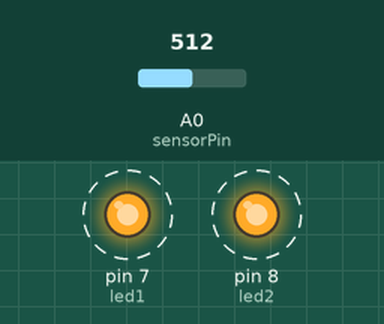
This sketch was run on a simulated Arduino Uno, built with avr-gcc and run on an emulated ATmega328P. Shown: output pins drawn as LEDs (lit = HIGH). Dashed ring = blinking. Inputs (shaded band) come from the test bench; at power-on: A0 (sensorPin) = 512. What the sketch prints to the serial monitor is not drawn.

Above: at 0.5 s.
Timing chart, 0 to 4.6 s (numbered marks = the images above):
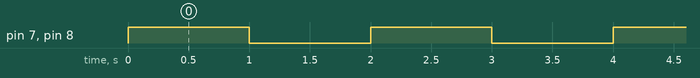

Measured:
- by itself, pin 7 (led1), pin 8 (led2): alternates HIGH for 1.0 s and LOW for 1.0 s

The sketch:

_489_Lab02.ino
```cpp
/*
  Ashton Jackson Lab 02
*/

// Pin 13 has an LED connected on most Arduino boards.
// give it a name:
int led1 = 7;
int led2 = 8;
int sensorPin = A0;
int sensorValue = 0;

// the setup routine runs once when you press reset:
void setup() {
  Serial.begin(9600);
  // initialize the digital pin as an output.
  pinMode(led1, OUTPUT);
  pinMode(led2, OUTPUT);
  pinMode(A0, INPUT);
}

// the loop routine runs over and over again forever:
void loop() {
  digitalWrite(led1, HIGH);   // turn the LED on (HIGH is the voltage level)
  digitalWrite(led2, HIGH);   // turn the LED on (HIGH is the voltage level)
  delay(1000);               // wait for a second
  digitalWrite(led1, LOW);    // turn the LED off by making the voltage LOW
  digitalWrite(led2, LOW);    // turn the LED off by making the voltage LOW
  delay(1000);               // wait for a second

  sensorValue = analogRead(A0);
  Serial.println(sensorValue);
  Serial.print("\t output = ");
}
```
